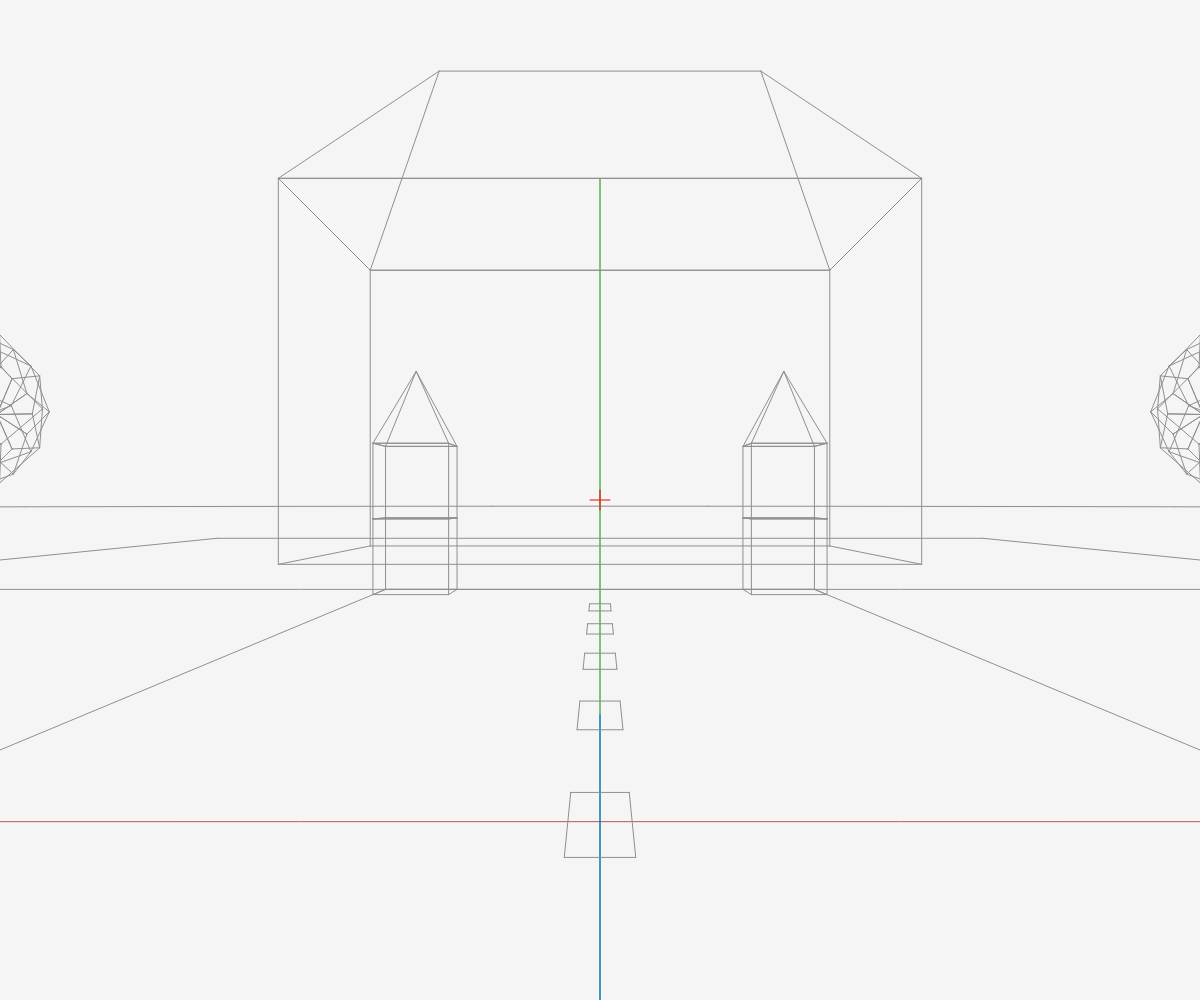
Frame 1 (no input)
Frame 60 (no input): identical to frame 1, image omitted
Frame 120 (the mouse pressed at the canvas centre since frame 60): identical to frame 1, image omitted

The p5.js sketch that drew this single still picture (run headless with seeded random() and noise() and a simulated clock; from frame 60 on, the mouse is pressed at the canvas centre):

// p5.js sketch
// ── sketch.js

{
var canvas;
var W;
var H;
var PxR;
var Angle;
var tanA2;
var Dz;
var P;
var R;
var COOR;
var Rel;
var KEY;
var KEYCODE;
var D;
var vel;
var windowResize;
var fps;
} // Variables

function reset(){
	angleMode(DEGREES);
	W = window.innerWidth;
	H = window.innerHeight;
	PxR = W/180;
	Angle = 50;
	Dz = (W/2)/tan(Angle/2);
	P = {
    	x: 0,
		y: 50,
		z: -200,
	};
	R = {
    	x: 0,
		y: 0,
		z: 0
	};
	COOR = [
	    {x:0, y:0, z:200},
	    {x:-100, y:20, z:500},
	    {x:-100, y:60, z:500},
	    {x:-100, y:100, z:500},
	    {x:100, y:20, z:500},
	    {x:100, y:60, z:500},
	    {x:100, y:100, z:500},
	    
	    {x:0, y:0, z:220},
	    {x:0, y:0, z:400},
	    {x:0, y:0, z:300},
	    {x:0, y:0, z:200},
	    {x:0, y:0, z:100},
	    {x:0, y:0, z:0},
	    
	    {x:0, y:0, z:1000},
	    {x:0, y:150, z:1000},
	    
	    {x:0, y:375, z:1000},
	    
	    {x:-400, y:80, z:600},
	    {x:400, y:80, z:600},
	    
	    {x:0, y:0, z:0},
	    
	    {x:600, y:40, z:1400},
	];
	Rel = [];
	KEY = "";
	KEYCODE = "";
	D = {L:false,R:false,U:false,D:false,I:false,O:false,RL:false,RR:false};
	vel = 5;
	windowResize = false;
	fps = 40;
}

function setup() {
  // put setup code here
  	frameRate(fps);
	reset();
	canvas = createCanvas(window.innerWidth, window.innerHeight);
	firstDraw();
}


// It appears that the zoom keys come out of sync with the red '+' when approaching from significantly above or below the target... Why?

function draw() {
	W = window.innerWidth;
	H = window.innerHeight;
	if (mouseIsPressed || keyIsPressed || windowResize){
    	background(245, 245, 245);
        applyCamera();
        translate(W/2,H/2);
        scene();
        cameraMove();
    }
    windowResize = false;
}


function CameraRel(coor){
    var X = coor.x-P.x;
    var Y = coor.y-P.y;
    var Z = coor.z-P.z;
    return {x: X, y: Y, z: Z};  
}
function applyCamera(){
    for (var c = 0; c < COOR.length; c+=1){
        Rel[c] = CameraRel(COOR[c]);
    }
}

function coorMaths(C,Rs,coor){
    var X = C.x;
    var Y = C.y;
    var Z = C.z;
    if (Rs && coor){
        var x = coor.x+((C.x-coor.x)*cos(Rs.z)-(C.y-coor.y)*sin(Rs.z));
        var y = coor.y+((C.y-coor.y)*cos(Rs.z)+(C.x-coor.x)*sin(Rs.z));
        var z = C.z;
        var x2 = coor.x+(x-coor.x)*cos(Rs.x)-(z-coor.z)*sin(Rs.x);
        var y2 = y;
        var z2 = coor.z+(z-coor.z)*cos(Rs.x)+(x-coor.x)*sin(Rs.x);
        var x3 = x2;
        var y3 = coor.y+(y2-coor.y)*cos(Rs.y)-(z2-coor.z)*sin(Rs.y);
        var z3 = coor.z+(z2-coor.z)*cos(Rs.y)+(y2-coor.y)*sin(Rs.y);
        X = x3;
        Y = y3;
        Z = z3;
    }
    var X2 = X*cos(R.x)-Z*sin(R.x);
    var Y2 = Y;
    var Z2 = Z*cos(R.x)+X*sin(R.x);
    var X3 = X2;
    var Y3 = Y2*cos(R.y)-Z2*sin(R.y);
    var Z3 = Z2*cos(R.y)+Y2*sin(R.y);

    X = X3;
    Y = Y3;
    Z = Z3;
    
    var PX = X*(Dz/(Z));
    var PY = -Y*(Dz/(Z));
    
    if (Z >= 0){
        return {x:PX, y:PY, NA:false};
    } else {
        return {x:PX, y:PY, NA:true};
    }
}
function drawPoint(P1){
    if (!P1.NA){
		stroke(255,0,0);
        strokeWeight(5);
        point(P1.x,P1.y);
    }
}

function drawLine(P1,P2){
    if (!P1.NA && !P2.NA){
        line(P1.x,P1.y,P2.x,P2.y);
    } 
    
    else {
        if (!P1.NA && P2.NA){
            var sto = [P1,P2];
            P1 = sto[1];
            P2 = sto[0];
        }
        if (P1.NA && !P2.NA){
            var A1 = atan((P2.y-P1.y)/(P2.x-P1.x));
            var Hypot = sqrt(sq(W)+sq(H));

            if (P1.x<P2.x){
                line(P2.x,P2.y,P2.x+Hypot*cos(A1),P2.y+Hypot*sin(A1));
            } else if (P1.x>P2.x) {
                line(P2.x,P2.y,P2.x-Hypot*cos(A1),P2.y-Hypot*sin(A1));
            }
        } 
    }
}

function cuboidWire(coor,w,h,d,Rs){
    var w2 = w/2;
    var h2 = h/2;
    var d2 = d/2;
    
    var C = [
        {x: coor.x-w2,y: coor.y-h2,z: coor.z-d2},
        {x: coor.x+w2,y: coor.y-h2,z: coor.z-d2},
        {x: coor.x+w2,y: coor.y+h2,z: coor.z-d2},
        {x: coor.x-w2,y: coor.y+h2,z: coor.z-d2},
        {x: coor.x-w2,y: coor.y-h2,z: coor.z+d2},
        {x: coor.x+w2,y: coor.y-h2,z: coor.z+d2},
        {x: coor.x+w2,y: coor.y+h2,z: coor.z+d2},
        {x: coor.x-w2,y: coor.y+h2,z: coor.z+d2},
    ];
    
    for (var c=0; c<C.length; c+=1){
        C[c] = coorMaths(C[c],Rs,coor);
//         drawPoint(C[c]);
    }

    strokeWeight(1);
    stroke(143, 143, 143);

    drawLine(C[0],C[1]);
    drawLine(C[1],C[2]);
    drawLine(C[2],C[3]);
    drawLine(C[3],C[0]);
    
    drawLine(C[4],C[5]);
    drawLine(C[5],C[6]);
    drawLine(C[6],C[7]);
    drawLine(C[7],C[4]);
    
    drawLine(C[0],C[4]);
    drawLine(C[1],C[5]);
    drawLine(C[2],C[6]);
    drawLine(C[3],C[7]);
}

function axis(colour,direction){
    var s = 100;
    strokeWeight(1);
    stroke(colour);
    switch (direction){
    case "X": drawLine(coorMaths({x: -s-P.x,y: 0-P.y,z: 0-P.z}),coorMaths({x: s-P.x,y: 0-P.y,z: 0-P.z}));
            break;
    case "Y": drawLine(coorMaths({x: 0-P.x,y: -s-P.y,z: 0-P.z}),coorMaths({x: 0-P.x,y: s-P.y,z: 0-P.z}));
            break;
    case "Z": drawLine(coorMaths({x: 0-P.x,y: 0-P.y,z: -s-P.z}),coorMaths({x: 0-P.x,y: 0-P.y,z: s-P.z})); 
    }
}
function pyramidWire(coor,w,h,d,Rs){
    var w2 = w/2;
    var h2 = h/2;
    var d2 = d/2;
    var C = [
        {x: coor.x-w2,y: coor.y-h2,z: coor.z+d2},
        {x: coor.x+w2,y: coor.y-h2,z: coor.z+d2},
        {x: coor.x+w2,y: coor.y-h2,z: coor.z-d2},
        {x: coor.x-w2,y: coor.y-h2,z: coor.z-d2},
        {x: coor.x,y: coor.y+h2,z: coor.z}
    ];
    
    for (var c=0; c<C.length; c+=1){
        C[c] = coorMaths(C[c],Rs,coor);
    }

    strokeWeight(1);
    stroke(143, 143, 143);
    
    drawLine(C[0],C[1]);
    drawLine(C[1],C[2]);
    drawLine(C[2],C[3]);
    drawLine(C[3],C[0]);
    
    drawLine(C[0],C[4]);
    drawLine(C[1],C[4]);
    drawLine(C[2],C[4]);
    drawLine(C[3],C[4]);
}
function rectWire(coor,w,d,Rs){
    var w2 = w/2;
    var d2 = d/2;

    var C = [
        {x: coor.x-w2,y: coor.y,z: coor.z+d2},
        {x: coor.x+w2,y: coor.y,z: coor.z+d2},
        {x: coor.x+w2,y: coor.y,z: coor.z-d2},
        {x: coor.x-w2,y: coor.y,z: coor.z-d2},
    ];
    
    for (var c=0; c<C.length; c+=1){
        C[c] = coorMaths(C[c],Rs,coor);
    }
    
    strokeWeight(1);
    stroke(143, 143, 143);
    
    drawLine(C[0],C[1]);
    drawLine(C[2],C[1]);
    drawLine(C[2],C[3]);
    drawLine(C[3],C[0]);
}
function tobleroneWire(coor,w,h,d,Rs){
    var w2 = w/2;
    var h2 = h/2;
    var d2 = d/2;
    
    var C = [
        {x: coor.x-w2,y: coor.y-h2,z: coor.z+d2},
        {x: coor.x-w2,y: coor.y-+h2,z: coor.z-d2},
        {x: coor.x-w2,y: coor.y+h2,z: coor.z},
        {x: coor.x+w2,y: coor.y-h2,z: coor.z+d2},
        {x: coor.x+w2,y: coor.y-h2,z: coor.z-d2},
        {x: coor.x+w2,y: coor.y+h2,z: coor.z},
    ];
    
    for (var c=0; c<C.length; c+=1){
        C[c] = coorMaths(C[c],Rs,coor);
    }
    
    strokeWeight(1);
    stroke(143, 143, 143);
    
    drawLine(C[0],C[1]);
    drawLine(C[1],C[4]);
    drawLine(C[4],C[3]);
    drawLine(C[3],C[0]);
    
    drawLine(C[0],C[2]);
    drawLine(C[1],C[2]);
    drawLine(C[3],C[5]);
    drawLine(C[4],C[5]);
    
    drawLine(C[2],C[5]);
    
}
function slantPyramidWire(coor,w,h,d,Rs){
    var w2 = w/2;
    var h2 = h/2;
    var d2 = d/2;
    var C = [
        {x: coor.x-w2,y: coor.y-h2,z: coor.z+d2},
        {x: coor.x+w2,y: coor.y-h2,z: coor.z+d2},
        {x: coor.x+w2,y: coor.y-h2,z: coor.z-d2},
        {x: coor.x-w2,y: coor.y-h2,z: coor.z-d2},
        {x: coor.x+w2,y: coor.y+h2,z: coor.z}
    ];
    
    for (var c=0; c<C.length; c+=1){
        C[c] = coorMaths(C[c],Rs,coor);
    }

    strokeWeight(1);
    stroke(143, 143, 143);
    
    drawLine(C[0],C[1]);
    drawLine(C[1],C[2]);
    drawLine(C[2],C[3]);
    drawLine(C[3],C[0]);
    
    drawLine(C[0],C[4]);
    drawLine(C[1],C[4]);
    drawLine(C[2],C[4]);
    drawLine(C[3],C[4]);
}
function circleWire(coor,d,Rs,Q){
    var r = d/2; // Radius = Diameter/2
    var A = 5;
    if (d<=100){A*=2;}
    if (d<=50){A*=2;}
    if (Q){
        A=Q;    
    }
    
    
    var C = [];
    for (var i=0; i<=(360/A); i+=1){
        C.push({x: coor.x-r*cos(i*A),y: coor.y,z: coor.z-r*sin(i*A)});
    }
    
    for (var c=0; c<C.length; c+=1){
        C[c] = coorMaths(C[c],Rs,coor);
    }
    
    strokeWeight(1);
    stroke(143, 143, 143);
    
    for (var i = 0; i<C.length-1; i += 1){
        drawLine(C[i],C[i+1]);
    }
}
function sphereWire(coor,d,Rs,Q){
    var r = d/2; // Radius = Diameter/2
    var newR = 0;
    
    var A = 10;
    
    if (abs(coor.z)>300){A = 15;} 
    if (abs(coor.z)>500){A = 20;} 
    if (abs(coor.z)>700){A = 30;}
    if (P.z-coor.z>2000){A = 36;}

    
    if (Q){
        A=Q;    
    }
    // wif (P.z-coor.z>2000){
    //     A = 40;
    // }
    
    var C = [];
    for (var i=0; i<=(360/A); i+=1){
        for (var j=0; j<=(360/A); j+=1){
            C.push({x: coor.x-r*sin(i*A)*cos(j*A),y: coor.y-r*sin(i*A)*sin(j*A),z: coor.z-r*cos(i*A)});
        }
    }
    
    for (var c=0; c<C.length; c+=1){
        C[c] = coorMaths(C[c],Rs,coor);
    }
    
    strokeWeight(1);
    stroke(143, 143, 143);
    
    for (var i = 0; i<C.length-(360/A); i += 1){
        // drawLine(C[i],C[i+1]);
        drawLine(C[i],C[i+360/A]);
    }
    drawLine(C[0],C[20]);
    
}
function sphere2Wire(coor,d,Rs,Q){
    var r = d/2; // Radius = Diameter/2
    var newR = 0;
    
    var A = 10;
    
    if (abs(coor.z)>300){A = 15;} 
    if (abs(coor.z)>500){A = 20;} 
    if (abs(coor.z)>700){A = 30;}
    if (P.z-coor.z>2000){A = 36;}
    
    if (Q){
        A=Q;    
    }
    
    var C1 = [];
    var C2 = [];
    var C3 = [];
    for (var i=0; i<=(360/A); i+=1){
        for (var j=0; j<=(360/A); j+=1){
            C1.push({x: coor.x-r*sin(i*A)*cos(j*A),y: coor.y-r*sin(i*A)*sin(j*A),z: coor.z-r*cos(i*A)});
            C2.push({x: coor.x-r*sin(i*A)*cos(j*A),y: coor.y-r*cos(i*A),z: coor.z-r*sin(i*A)*sin(j*A)});
            C3.push({x: coor.x-r*cos(i*A),y: coor.y-r*sin(i*A)*cos(j*A),z: coor.z-r*sin(i*A)*sin(j*A)});
        }
    }
    
    for (var c=0; c<C1.length; c+=1){
        C1[c] = coorMaths(C1[c],Rs,coor);
        C2[c] = coorMaths(C2[c],Rs,coor);
        C3[c] = coorMaths(C3[c],Rs,coor);
    }
    
    strokeWeight(1);
    stroke(143, 143, 143);
    
    for (var i = 0; i<C1.length-(360/A); i += 1){
        drawLine(C1[i],C1[i+1]);
        drawLine(C2[i],C2[i+1]);
        drawLine(C3[i],C3[i+1]);
    }
    
}
function cylinderWire(coor,d,h,Rs,Q){
    var r = d/2; // Radius = Diameter/2
    var h2 = h/2;
    
    var A = 20;
    if (abs(coor.z)>300){A = 30;} 
    if (abs(coor.z)>500){A = 40;} 
    if (abs(coor.z)>700){A = 60;}
    if (abs(coor.z)>2000){A = 120;}
    if (Q){
        A=Q;    
    }
    var C1 = [];
    var C2 = [];
    for (var i=0; i<=(360/A); i+=1){
        C1.push({x: coor.x-r*cos(i*A),y: coor.y-h2,z: coor.z-r*sin(i*A)});
        C2.push({x: coor.x-r*cos(i*A),y: coor.y+h2,z: coor.z-r*sin(i*A)});
    }
    
    for (var c=0; c<C1.length; c+=1){
        C1[c] = coorMaths(C1[c],Rs,coor);
        C2[c] = coorMaths(C2[c],Rs,coor);
    }
    
    strokeWeight(1);
    stroke(143, 143, 143);
    
    for (var i = 0; i<C1.length-1; i += 1){
        drawLine(C1[i],C1[i+1]);
        drawLine(C2[i],C2[i+1]);
        drawLine(C1[i],C2[i]);
    }
    
}

function treeWire(coor,s){
    cylinderWire({x:coor.x,y:coor.y-2*s/6,z:coor.z},s/10,s/3);
    sphereWire({x:coor.x,y:coor.y+s/6,z:coor.z},2*s/3,0,30);
}
function roofWire(coor,w,h,d){
    // tobleroneWire(coor,3*w/5,h,d);
    // slantPyramidWire({x:coor.x-2*w/5,y:coor.y,z:coor.z},w/5,h,d);
    // slantPyramidWire({x:coor.x+2*w/5,y:coor.y,z:coor.z},w/5,h,d,x:{180,y:0,z:0});
    var w2 = w/2;
    var h2 = h/2;
    var d2 = d/2;
    var C = [
        {x: coor.x-w2,y: coor.y-h2,z: coor.z+d2},
        {x: coor.x+w2,y: coor.y-h2,z: coor.z+d2},
        {x: coor.x+w2,y: coor.y-h2,z: coor.z-d2},
        {x: coor.x-w2,y: coor.y-h2,z: coor.z-d2},
        {x: coor.x-3*w2/5,y: coor.y+h2,z: coor.z},
        {x: coor.x+3*w2/5,y: coor.y+h2,z: coor.z}
    ];
    
    for (var c=0; c<C.length; c+=1){
        C[c] = coorMaths(C[c]);
    }

    strokeWeight(1);
    stroke(143, 143, 143);
    
    drawLine(C[0],C[1]);
    drawLine(C[1],C[2]);
    drawLine(C[2],C[3]);
    drawLine(C[3],C[0]);
    
    drawLine(C[0],C[4]);
    drawLine(C[3],C[4]);
    drawLine(C[2],C[5]);
    drawLine(C[1],C[5]);
    
    drawLine(C[4],C[5]);
}


function cameraMove(){
    if (D.L){ 
        P.x-=vel*cos(R.x);
        P.z+=vel*sin(R.x);
    }
    if (D.R){ 
        P.x+=vel*cos(R.x);
        P.z-=vel*sin(R.x);
    }
    if (D.U){ 
        P.y+=vel;
    }
    if (D.D){ 
        P.y-=vel;
    }
    if (D.I){
        P.x+=vel*sin(R.x);
        P.y+=vel*sin(R.y);
        P.z+=vel*cos(R.x)*cos(R.y);
    }
    if (D.O){ 
        P.x-=vel*sin(R.x);
        P.y-=vel*sin(R.y);
        P.z-=vel*cos(R.x)*cos(R.y);
    }
}
function scene(){
    
	 	axis(color(184, 87, 87),"X");
    axis(color(0, 143, 0),"Y");
    axis(color(0, 115, 255),"Z");
    circleWire(Rel[0],20000);
    cuboidWire(Rel[1],40,40,40);
    cuboidWire(Rel[2],40,40,40);
    pyramidWire(Rel[3],40,40,40);
    cuboidWire(Rel[4],40,40,40);
    cuboidWire(Rel[5],40,40,40);
    pyramidWire(Rel[6],40,40,40);
    
    rectWire(Rel[7],240,600);
    rectWire(Rel[8],10,40);
    rectWire(Rel[9],10,40);
    rectWire(Rel[10],10,40);
    rectWire(Rel[11],10,40);
    rectWire(Rel[12],10,40);
    
    rectWire(Rel[13],1000,960);
    cuboidWire(Rel[14],500,300,400);
//     cuboidWire(Rel[14],200,200,200,{x:atan(Rel[14].z/Rel[14].x),y:0,z:0});
    
    roofWire(Rel[15],500,150,400);
    
    treeWire(Rel[16],160);
    treeWire(Rel[17],160);
    
//     circle(Rel[18],100,{x:atan(Rel[14].z/Rel[14].x),y:90,z:0});
	    
    strokeWeight(1);
    stroke(255, 0, 0);
    line(-10,0,10,0);
    line(0,-10,0,10);
    
}

function firstDraw(){
    background(245, 245, 245);
    applyCamera();
    translate(W/2,H/2);
    scene();
    cameraMove();
}

function applyKeyFunc(val){
    if (keyCode===37 || keyCode===65){ D.L=val; }
    if (keyCode===39 || keyCode===68){ D.R=val; }
    if (keyCode===90 || keyCode===188){ D.U=val; }
    if (keyCode===88 || keyCode===190){ D.D=val; }
    if (keyCode===38 || keyCode===87){D.I=val; }
    if (keyCode===40 || keyCode===83){D.O=val; }
    if (keyCode===13){
        reset();    
    }
}

function keyPressed(){
    applyKeyFunc(true);
}
function keyReleased(){
    applyKeyFunc(false);
}

function mouseDragged(){
    R.x += (mouseX-pmouseX)/PxR;
    R.y -= (mouseY-pmouseY)/PxR;
}

window.onresize = function() {
  windowResize = true;
  canvas.size(window.innerWidth,window.innerHeight);
  width = W;
  height = H;
};

// ── engine.js


// It appears that the zoom keys come out of sync with the red '+' when approaching from significantly above or below the target... Why?


function CameraRel(coor){
    var X = coor.x-P.x;
    var Y = coor.y-P.y;
    var Z = coor.z-P.z;
    return {x: X, y: Y, z: Z};  
}
function applyCamera(){
    for (var c = 0; c < COOR.length; c+=1){
        Rel[c] = CameraRel(COOR[c]);
    }
}

function coorMaths(C,Rs,coor){
    var X = C.x;
    var Y = C.y;
    var Z = C.z;
    if (Rs && coor){
        var x = coor.x+((C.x-coor.x)*cos(Rs.z)-(C.y-coor.y)*sin(Rs.z));
        var y = coor.y+((C.y-coor.y)*cos(Rs.z)+(C.x-coor.x)*sin(Rs.z));
        var z = C.z;
        var x2 = coor.x+(x-coor.x)*cos(Rs.x)-(z-coor.z)*sin(Rs.x);
        var y2 = y;
        var z2 = coor.z+(z-coor.z)*cos(Rs.x)+(x-coor.x)*sin(Rs.x);
        var x3 = x2;
        var y3 = coor.y+(y2-coor.y)*cos(Rs.y)-(z2-coor.z)*sin(Rs.y);
        var z3 = coor.z+(z2-coor.z)*cos(Rs.y)+(y2-coor.y)*sin(Rs.y);
        X = x3;
        Y = y3;
        Z = z3;
    }
    var X2 = X*cos(R.x)-Z*sin(R.x);
    var Y2 = Y;
    var Z2 = Z*cos(R.x)+X*sin(R.x);
    var X3 = X2;
    var Y3 = Y2*cos(R.y)-Z2*sin(R.y);
    var Z3 = Z2*cos(R.y)+Y2*sin(R.y);

    X = X3;
    Y = Y3;
    Z = Z3;
    
    var PX = X*(Dz/(Z));
    var PY = -Y*(Dz/(Z));
    
    if (Z >= 0){
        return {x:PX, y:PY, NA:false};
    } else {
        return {x:PX, y:PY, NA:true};
    }
}
function drawPoint(P1){
    if (!P1.NA){
        point(P1.x,P1.y);
    }
}
function drawPointRAW(P1){
		drawPoint(coorMaths(P1));
}

function drawLine(P1,P2){
    if (!P1.NA && !P2.NA){
        line(P1.x,P1.y,P2.x,P2.y);
    } 
    
    else {
        if (!P1.NA && P2.NA){
            var sto = [P1,P2];
            P1 = sto[1];
            P2 = sto[0];
        }
        if (P1.NA && !P2.NA){
            var A1 = atan((P2.y-P1.y)/(P2.x-P1.x));
            var Hypot = sqrt(sq(W)+sq(H));

            if (P1.x<P2.x){
                line(P2.x,P2.y,P2.x+Hypot*cos(A1),P2.y+Hypot*sin(A1));
            } else if (P1.x>P2.x) {
                line(P2.x,P2.y,P2.x-Hypot*cos(A1),P2.y-Hypot*sin(A1));
            }
        } 
    }
}
function drawLineRAW(coor1,coor2){
	drawLine(coorMaths(coor1),coorMaths(coor2));
}

function cuboidWire(coor,w,h,d,Rs){
    var w2 = w/2;
    var h2 = h/2;
    var d2 = d/2;
    
    var C = [
        {x: coor.x-w2,y: coor.y-h2,z: coor.z-d2},
        {x: coor.x+w2,y: coor.y-h2,z: coor.z-d2},
        {x: coor.x+w2,y: coor.y+h2,z: coor.z-d2},
        {x: coor.x-w2,y: coor.y+h2,z: coor.z-d2},
        {x: coor.x-w2,y: coor.y-h2,z: coor.z+d2},
        {x: coor.x+w2,y: coor.y-h2,z: coor.z+d2},
        {x: coor.x+w2,y: coor.y+h2,z: coor.z+d2},
        {x: coor.x-w2,y: coor.y+h2,z: coor.z+d2},
    ];
    
    for (var c=0; c<C.length; c+=1){
        C[c] = coorMaths(C[c],Rs,coor);
//         drawPoint(C[c]);
    }

    strokeWeight(lineWidthScale(coor));
    stroke(143, 143, 143);

    drawLine(C[0],C[1]);
    drawLine(C[1],C[2]);
    drawLine(C[2],C[3]);
    drawLine(C[3],C[0]);
    
    drawLine(C[4],C[5]);
    drawLine(C[5],C[6]);
    drawLine(C[6],C[7]);
    drawLine(C[7],C[4]);
    
    drawLine(C[0],C[4]);
    drawLine(C[1],C[5]);
    drawLine(C[2],C[6]);
    drawLine(C[3],C[7]);
}

function axis(colour,direction){
    var s = 100;
    strokeWeight(1);
    stroke(colour);
    switch (direction){
    case "X": drawLineRAW({x: -s-P.x,y: 0-P.y,z: 0-P.z},{x: s-P.x,y: 0-P.y,z: 0-P.z});
            break;
    case "Y": drawLineRAW({x: 0-P.x,y: -s-P.y,z: 0-P.z},{x: 0-P.x,y: s-P.y,z: 0-P.z});
            break;
    case "Z": drawLineRAW({x: 0-P.x,y: 0-P.y,z: -s-P.z},{x: 0-P.x,y: 0-P.y,z: s-P.z}); 
    }
}
function pyramidWire(coor,w,h,d,Rs){
    var w2 = w/2;
    var h2 = h/2;
    var d2 = d/2;
    var C = [
        {x: coor.x-w2,y: coor.y-h2,z: coor.z+d2},
        {x: coor.x+w2,y: coor.y-h2,z: coor.z+d2},
        {x: coor.x+w2,y: coor.y-h2,z: coor.z-d2},
        {x: coor.x-w2,y: coor.y-h2,z: coor.z-d2},
        {x: coor.x,y: coor.y+h2,z: coor.z}
    ];
    
    for (var c=0; c<C.length; c+=1){
        C[c] = coorMaths(C[c],Rs,coor);
    }

    strokeWeight(lineWidthScale(coor));
    stroke(143, 143, 143);
    
    drawLine(C[0],C[1]);
    drawLine(C[1],C[2]);
    drawLine(C[2],C[3]);
    drawLine(C[3],C[0]);
    
    drawLine(C[0],C[4]);
    drawLine(C[1],C[4]);
    drawLine(C[2],C[4]);
    drawLine(C[3],C[4]);
}
function rectWire(coor,w,d,Rs){
    var w2 = w/2;
    var d2 = d/2;

    var C = [
        {x: coor.x-w2,y: coor.y,z: coor.z+d2},
        {x: coor.x+w2,y: coor.y,z: coor.z+d2},
        {x: coor.x+w2,y: coor.y,z: coor.z-d2},
        {x: coor.x-w2,y: coor.y,z: coor.z-d2},
    ];
    
    for (var c=0; c<C.length; c+=1){
        C[c] = coorMaths(C[c],Rs,coor);
    }
    
    strokeWeight(lineWidthScale(coor));
    stroke(143, 143, 143);
    
    drawLine(C[0],C[1]);
    drawLine(C[2],C[1]);
    drawLine(C[2],C[3]);
    drawLine(C[3],C[0]);
}
function tobleroneWire(coor,w,h,d,Rs){
    var w2 = w/2;
    var h2 = h/2;
    var d2 = d/2;
    
    var C = [
        {x: coor.x-w2,y: coor.y-h2,z: coor.z+d2},
        {x: coor.x-w2,y: coor.y-+h2,z: coor.z-d2},
        {x: coor.x-w2,y: coor.y+h2,z: coor.z},
        {x: coor.x+w2,y: coor.y-h2,z: coor.z+d2},
        {x: coor.x+w2,y: coor.y-h2,z: coor.z-d2},
        {x: coor.x+w2,y: coor.y+h2,z: coor.z},
    ];
    
    for (var c=0; c<C.length; c+=1){
        C[c] = coorMaths(C[c],Rs,coor);
    }
    
    strokeWeight(lineWidthScale(coor));
    stroke(143, 143, 143);
    
    drawLine(C[0],C[1]);
    drawLine(C[1],C[4]);
    drawLine(C[4],C[3]);
    drawLine(C[3],C[0]);
    
    drawLine(C[0],C[2]);
    drawLine(C[1],C[2]);
    drawLine(C[3],C[5]);
    drawLine(C[4],C[5]);
    
    drawLine(C[2],C[5]);
    
}
function slantPyramidWire(coor,w,h,d,Rs){
    var w2 = w/2;
    var h2 = h/2;
    var d2 = d/2;
    var C = [
        {x: coor.x-w2,y: coor.y-h2,z: coor.z+d2},
        {x: coor.x+w2,y: coor.y-h2,z: coor.z+d2},
        {x: coor.x+w2,y: coor.y-h2,z: coor.z-d2},
        {x: coor.x-w2,y: coor.y-h2,z: coor.z-d2},
        {x: coor.x+w2,y: coor.y+h2,z: coor.z}
    ];
    
    for (var c=0; c<C.length; c+=1){
        C[c] = coorMaths(C[c],Rs,coor);
    }

    strokeWeight(lineWidthScale(coor));
    stroke(143, 143, 143);
    
    drawLine(C[0],C[1]);
    drawLine(C[1],C[2]);
    drawLine(C[2],C[3]);
    drawLine(C[3],C[0]);
    
    drawLine(C[0],C[4]);
    drawLine(C[1],C[4]);
    drawLine(C[2],C[4]);
    drawLine(C[3],C[4]);
}
function circleWire(coor,d,Rs,Q){
    var r = d/2; // Radius = Diameter/2
    var A = 5;
    if (d<=100){A*=2;}
    if (d<=50){A*=2;}
    if (Q){
        A=Q;    
    }
    
    
    var C = [];
    for (var i=0; i<=(360/A); i+=1){
        C.push({x: coor.x-r*cos(i*A),y: coor.y,z: coor.z-r*sin(i*A)});
    }
    
    for (var c=0; c<C.length; c+=1){
        C[c] = coorMaths(C[c],Rs,coor);
    }
    
    strokeWeight(lineWidthScale(coor));
    stroke(143, 143, 143);
    
    for (var i = 0; i<C.length-1; i += 1){
        drawLine(C[i],C[i+1]);
    }
}
function sphereWire(coor,d,Rs,Q){
    var r = d/2; // Radius = Diameter/2
    var newR = 0;
    
    var A = 10;
    
    if (abs(coor.z)>300){A = 15;} 
    if (abs(coor.z)>500){A = 20;} 
    if (abs(coor.z)>700){A = 30;}
    if (P.z-coor.z>2000){A = 36;}

    
    if (Q){
        A=Q;    
    }
    // wif (P.z-coor.z>2000){
    //     A = 40;
    // }
    
    var C = [];
    for (var i=0; i<=(360/A); i+=1){
        for (var j=0; j<=(360/A); j+=1){
            C.push({x: coor.x-r*sin(i*A)*cos(j*A),y: coor.y-r*sin(i*A)*sin(j*A),z: coor.z-r*cos(i*A)});
        }
    }
    
    for (var c=0; c<C.length; c+=1){
        C[c] = coorMaths(C[c],Rs,coor);
    }
    
    strokeWeight(lineWidthScale(coor));
    stroke(143, 143, 143);
    
    for (var i = 0; i<C.length-(360/A); i += 1){
        // drawLine(C[i],C[i+1]);
        drawLine(C[i],C[i+360/A]);
    }
    drawLine(C[0],C[20]);
    
}
function sphere2Wire(coor,d,Rs,Q){
    var r = d/2; // Radius = Diameter/2
    var newR = 0;
    
    var A = 10;
    
    if (abs(coor.z)>300){A = 15;} 
    if (abs(coor.z)>500){A = 20;} 
    if (abs(coor.z)>700){A = 30;}
    if (P.z-coor.z>2000){A = 36;}
    
    if (Q){
        A=Q;    
    }
    
    var C1 = [];
    var C2 = [];
    var C3 = [];
    for (var i=0; i<=(360/A); i+=1){
        for (var j=0; j<=(360/A); j+=1){
            C1.push({x: coor.x-r*sin(i*A)*cos(j*A),y: coor.y-r*sin(i*A)*sin(j*A),z: coor.z-r*cos(i*A)});
            C2.push({x: coor.x-r*sin(i*A)*cos(j*A),y: coor.y-r*cos(i*A),z: coor.z-r*sin(i*A)*sin(j*A)});
            C3.push({x: coor.x-r*cos(i*A),y: coor.y-r*sin(i*A)*cos(j*A),z: coor.z-r*sin(i*A)*sin(j*A)});
        }
    }
    
    for (var c=0; c<C1.length; c+=1){
        C1[c] = coorMaths(C1[c],Rs,coor);
        C2[c] = coorMaths(C2[c],Rs,coor);
        C3[c] = coorMaths(C3[c],Rs,coor);
    }
    
    strokeWeight(lineWidthScale(coor));
    stroke(143, 143, 143);
    
    for (var i = 0; i<C1.length-(360/A); i += 1){
        drawLine(C1[i],C1[i+1]);
        drawLine(C2[i],C2[i+1]);
        drawLine(C3[i],C3[i+1]);
    }
    
}
function cylinderWire(coor,d,h,Rs,Q){
    var r = d/2; // Radius = Diameter/2
    var h2 = h/2;
    
    var A = 20;
    if (abs(coor.z)>300){A = 30;} 
    if (abs(coor.z)>500){A = 40;} 
    if (abs(coor.z)>700){A = 60;}
    if (abs(coor.z)>2000){A = 120;}
    if (Q){
        A=Q;    
    }
    var C1 = [];
    var C2 = [];
    for (var i=0; i<=(360/A); i+=1){
        C1.push({x: coor.x-r*cos(i*A),y: coor.y-h2,z: coor.z-r*sin(i*A)});
        C2.push({x: coor.x-r*cos(i*A),y: coor.y+h2,z: coor.z-r*sin(i*A)});
    }
    
    for (var c=0; c<C1.length; c+=1){
        C1[c] = coorMaths(C1[c],Rs,coor);
        C2[c] = coorMaths(C2[c],Rs,coor);
    }
    
    strokeWeight(lineWidthScale(coor));
    stroke(143, 143, 143);
    
    for (var i = 0; i<C1.length-1; i += 1){
        drawLine(C1[i],C1[i+1]);
        drawLine(C2[i],C2[i+1]);
        drawLine(C1[i],C2[i]);
    }
    
}

function treeWire(coor,s){
    cylinderWire({x:coor.x,y:coor.y-2*s/6,z:coor.z},s/10,s/3);
    sphereWire({x:coor.x,y:coor.y+s/6,z:coor.z},2*s/3,0,30);
}
function roofWire(coor,w,h,d){
    // tobleroneWire(coor,3*w/5,h,d);
    // slantPyramidWire({x:coor.x-2*w/5,y:coor.y,z:coor.z},w/5,h,d);
    // slantPyramidWire({x:coor.x+2*w/5,y:coor.y,z:coor.z},w/5,h,d,x:{180,y:0,z:0});
    var w2 = w/2;
    var h2 = h/2;
    var d2 = d/2;
    var C = [
        {x: coor.x-w2,y: coor.y-h2,z: coor.z+d2},
        {x: coor.x+w2,y: coor.y-h2,z: coor.z+d2},
        {x: coor.x+w2,y: coor.y-h2,z: coor.z-d2},
        {x: coor.x-w2,y: coor.y-h2,z: coor.z-d2},
        {x: coor.x-3*w2/5,y: coor.y+h2,z: coor.z},
        {x: coor.x+3*w2/5,y: coor.y+h2,z: coor.z}
    ];
    
    for (var c=0; c<C.length; c+=1){
        C[c] = coorMaths(C[c]);
    }

    strokeWeight(lineWidthScale(coor));
    stroke(143, 143, 143);
    
    drawLine(C[0],C[1]);
    drawLine(C[1],C[2]);
    drawLine(C[2],C[3]);
    drawLine(C[3],C[0]);
    
    drawLine(C[0],C[4]);
    drawLine(C[3],C[4]);
    drawLine(C[2],C[5]);
    drawLine(C[1],C[5]);
    
    drawLine(C[4],C[5]);
}
function personWire(coor,s){
	var angle = atan(coor.z/coor.x)+90;
	var Sangle = sin(angle);
	var Cangle = cos(angle);
	cuboidWire({x:coor.x,y:coor.y+(3/8)*s,z:coor.z},s/4,s/4,s/4,{x:0,y:90,z:angle});
	drawLineRAW({x:coor.x,y:coor.y+(1/4)*s,z:coor.z},{x:coor.x,y:coor.y-(1/8)*s,z:coor.z});
	drawLineRAW({x:coor.x,y:coor.y-(1/8)*s,z:coor.z},{x:coor.x+(1/8)*s,y:coor.y-(1/2)*s,z:coor.z});
	drawLineRAW({x:coor.x,y:coor.y-(1/8)*s,z:coor.z},{x:coor.x-(1/8)*s,y:coor.y-(1/2)*s,z:coor.z});
	drawLineRAW({x:coor.x+(1/4)*s,y:coor.y+(1/8)*s,z:coor.z},{x:coor.x-(1/4)*s,y:coor.y+(1/8)*s,z:coor.z});
	strokeWeight(4*lineWidthScale(coor));
	if (coor.x<0){
		drawPointRAW({x:coor.x+((1/8)*s*Sangle)+((3/64)*s*Cangle),y:coor.y+(13/32)*s,z:coor.z-((1/8)*s*Cangle)+((3/64)*s*Sangle)});
		drawPointRAW({x:coor.x+((1/8)*s*Sangle)-((3/64)*s*Cangle),y:coor.y+(13/32)*s,z:coor.z-((1/8)*s*Cangle)-((3/64)*s*Sangle)});
	} else {
		drawPointRAW({x:coor.x-((1/8)*s*Sangle)-((3/64)*s*Cangle),y:coor.y+(13/32)*s,z:coor.z+((1/8)*s*Cangle)-((3/64)*s*Sangle)});
		drawPointRAW({x:coor.x-((1/8)*s*Sangle)+((3/64)*s*Cangle),y:coor.y+(13/32)*s,z:coor.z+((1/8)*s*Cangle)+((3/64)*s*Sangle)});
	}
	strokeWeight(lineWidthScale(coor));
}

function cameraMove(){
    if (D.L){ 
        P.x-=vel*cos(R.x);
        P.z+=vel*sin(R.x);
    }
    if (D.R){ 
        P.x+=vel*cos(R.x);
        P.z-=vel*sin(R.x);
    }
    if (D.U){ 
        P.y+=vel;
    }
    if (D.D){ 
        P.y-=vel;
    }
    if (D.I){
        P.x+=vel*sin(R.x);
        P.y+=vel*sin(R.y);
        P.z+=vel*cos(R.x)*cos(R.y);
    }
    if (D.O){ 
        P.x-=vel*sin(R.x);
        P.y-=vel*sin(R.y);
        P.z-=vel*cos(R.x)*cos(R.y);
    }
}

function lineWidthScale(coor){
	if (!lineWidthConstantSize){
		return 1000/sqrt(sq(coor.x)+sq(coor.y)+sq(coor.z));
	} else {
		return lineWidthConstantSize;
	}
}
function applyKeyFunc(val){
    if (keyCode===37 || keyCode===65){ D.L=val; }
    if (keyCode===39 || keyCode===68){ D.R=val; }
    if (keyCode===90 || keyCode===188){ D.U=val; }
    if (keyCode===88 || keyCode===190){ D.D=val; }
    if (keyCode===38 || keyCode===87){ D.I=val; }
    if (keyCode===40 || keyCode===83){ D.O=val; }
    if (keyCode===13){ reset(); }
    addKeyPressed();
}
// ── funcs.js
{
var canvas;
var W = window.innerWidth;
var H = window.innerHeight;
var PxR;
var Angle;
var tanA2;
var Dz;
var P;
var R;
var Rel;
var KEY;
var KEYCODE;
var D;
var vel;
var windowResize;
var fps;
var lineWidthConstantSize;
} // Variables

function reset(){
	textFont("Avenir Next",20);
	textAlign(CENTER,CENTER);
	angleMode(DEGREES);
	W = window.innerWidth;
	H = window.innerHeight;
	PxR = W/180;
	Angle = 50;
	Dz = (W/2)/tan(Angle/2);
	P = {
    	x: 0,
		y: 50,
		z: -200,
	};
	R = {
    x: 0,
		y: 0,
		z: 0
	};
	Rel = [];
	KEY = "";
	KEYCODE = "";
	D = {L:false,R:false,U:false,D:false,I:false,O:false,RL:false,RR:false};
	vel = 5;
	windowResize = false;
	fps = 40;
	if (edgeThicknessResize){
		lineWidthConstantSize = 0;
	} else {
		lineWidthConstantSize = 1;
	}
	
}

function setup() {
  // put setup code here
  	frameRate(fps);
	reset();
	canvas = createCanvas(window.innerWidth, window.innerHeight);
	firstDraw();
	popUp("Press H for Help",1);
}

function seconds(){
	return millis()/1000;
}


function popUp(MESSAGE,priority){
	if (W>800){
		textSize(W/75);
	} else {
		textSize(16);
	}
	fill(150,200,250,200);
	noStroke();
	rect(33-W/2,33-H/2+(priority-1)*100,W/5,66,2);
	fill(255);
	textAlign(CENTER,CENTER);
	text(MESSAGE,33-W/2+5,66-H/2+(priority-1)*100,W/5-10);
}

function note(MESSAGE, X, Y){
	textSize(20);
	noStroke();
	textAlign(CENTER,CENTER);
	fill(100,100,100);
	text(MESSAGE,X,Y);
}
// ── main.js

function firstDraw(){
    background(245, 245, 245);
    applyCamera();
    translate(W/2,H/2);
    scene();
    addDraw();
    cameraMove();
}

function draw() {
	W = window.innerWidth;
	H = window.innerHeight;
	if (mouseIsPressed || keyIsPressed || windowResize){
    	firstDraw();
  }
  if (seconds()<5){
	  popUp("Use WASDZX to move");
	}
  windowResize = false;
}



function keyPressed(){
    applyKeyFunc(true);
}
function keyReleased(){
    applyKeyFunc(false);
}

function mouseDragged(){
    R.x += (mouseX-pmouseX)/PxR;
    R.y -= (mouseY-pmouseY)/PxR;
}

window.onresize = function() {
  windowResize = true;
  canvas.size(window.innerWidth,window.innerHeight);
  width = W;
  height = H;
//   println(talk);
};

function mouseClicked(){
	addMouseClicked();
}

// ── scene.js

var edgeThicknessResize = true;

COOR = [
	    {x:0, y:0, z:200},
	    {x:-100, y:20, z:500},
	    {x:-100, y:60, z:500},
	    {x:-100, y:100, z:500},
	    {x:100, y:20, z:500},
	    {x:100, y:60, z:500},
	    {x:100, y:100, z:500},
	    
	    {x:0, y:0, z:220},
	    {x:0, y:0, z:400},
	    {x:0, y:0, z:300},
	    {x:0, y:0, z:200},
	    {x:0, y:0, z:100},
	    {x:0, y:0, z:0},
	    
	    {x:0, y:0, z:1000},
	    {x:0, y:150, z:1000},
	    
	    {x:0, y:375, z:1000},
	    
	    {x:-400, y:80, z:600},
	    {x:400, y:80, z:600},
	    
	    {x:400, y:50, z:1400},
	 	];

function scene(){
		
 		axis(color(184, 87, 87),"X");
    axis(color(0, 143, 0),"Y");
    axis(color(0, 115, 255),"Z");
//     circleWire(Rel[0],20000);
    cuboidWire(Rel[1],40,40,40);
    cuboidWire(Rel[2],40,40,40);
    pyramidWire(Rel[3],40,40,40);
    cuboidWire(Rel[4],40,40,40);
    cuboidWire(Rel[5],40,40,40);
    pyramidWire(Rel[6],40,40,40);
    
    rectWire(Rel[7],240,600);
    rectWire(Rel[8],10,40);
    rectWire(Rel[9],10,40);
    rectWire(Rel[10],10,40);
    rectWire(Rel[11],10,40);
    rectWire(Rel[12],10,40);
    
    rectWire(Rel[13],1000,960);
    cuboidWire(Rel[14],500,300,400);
//     cuboidWire(Rel[14],200,200,200,{x:atan(Rel[14].z/Rel[14].x),y:0,z:0});
    
    roofWire(Rel[15],500,150,400);
    
    treeWire(Rel[16],160);
    treeWire(Rel[17],160);
    
//     cuboidWire(Rel[18],20,20,20,{x:0,y:90,z:atan(Rel[18].z/Rel[18].x)+90});
		personWire(Rel[18],100);
			    
    strokeWeight(1);
    stroke(255, 0, 0);
    line(-10,0,10,0);
    line(0,-10,0,10);
    
}

function addDraw(){
	note("Tobias Codes");
}

function addKeyPressed(){

}

function addMouseClicked(){
	
}
// ── styles.css

body {
	padding: 0;
	margin: 0;
}

html {
	height: 100%;
	width: 100%;
	overflow-x:hidden;
	overflow-y:hidden;
}
